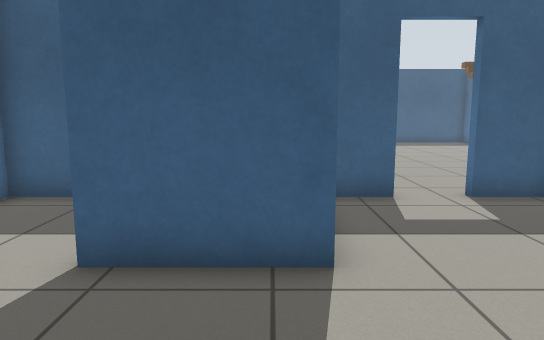
View 1 (above)

19 first-person views from a walk through a robot-simulator world made for Gazebo. The camera is 0.94 m above the floor, tilts 8° down and sees 70° across. The floor is counted in squares, 0.5 m on a side. Each view is taken from the middle of a square. On the plan, view 1 faces up. The plan holds only what a view shows up to about 19 squares ahead; the rest is blank. The place goes on beyond the plan. Gazebo's built-in surfaces are drawn with simple patterns.

View 2
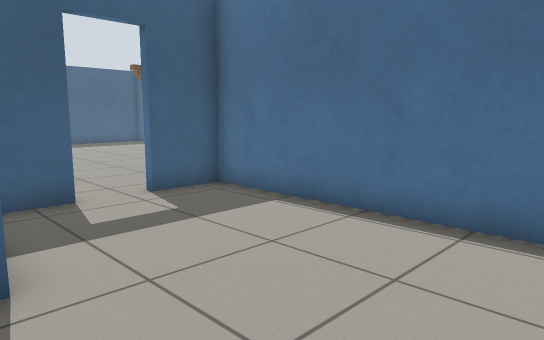

View 3
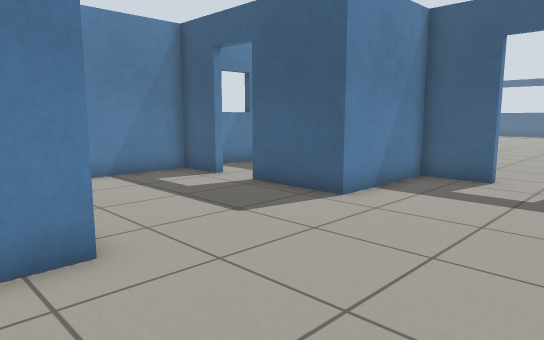

View 4
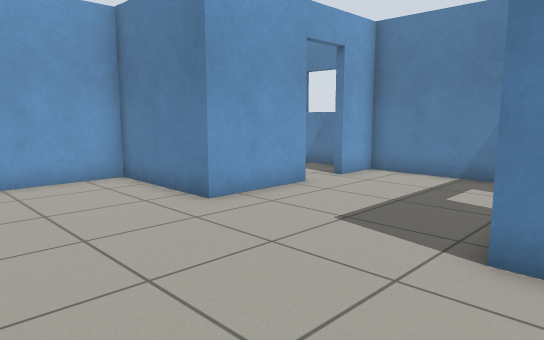

View 5
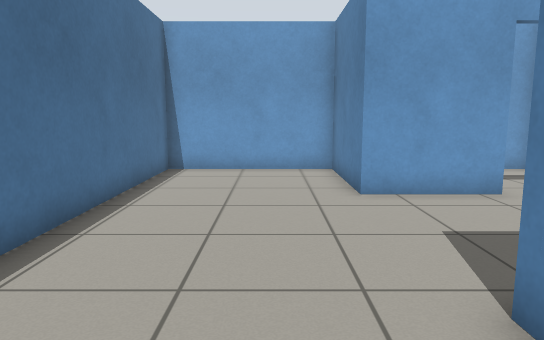

View 6
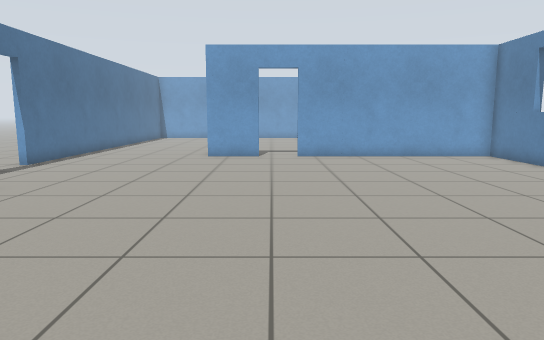

View 7
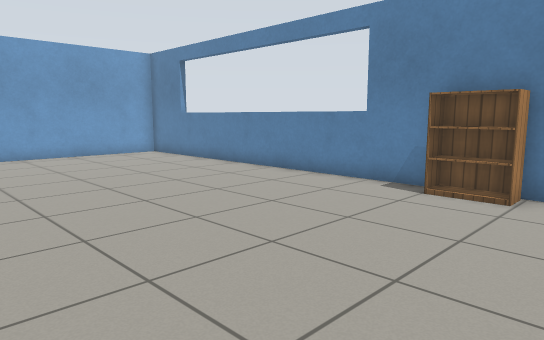

View 8
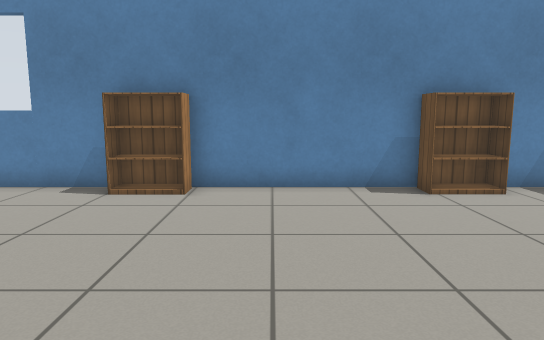

View 9
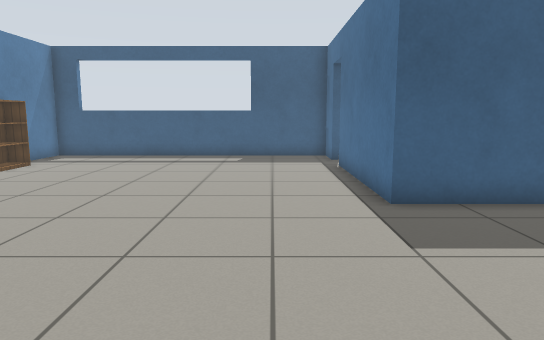

View 10
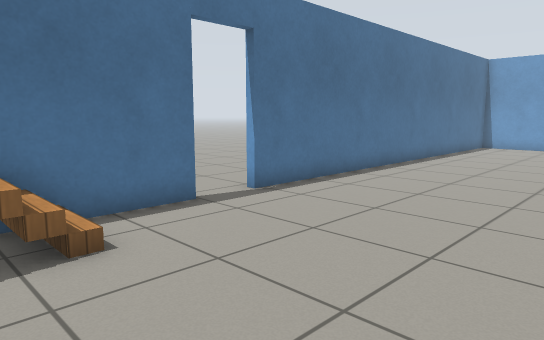

View 11
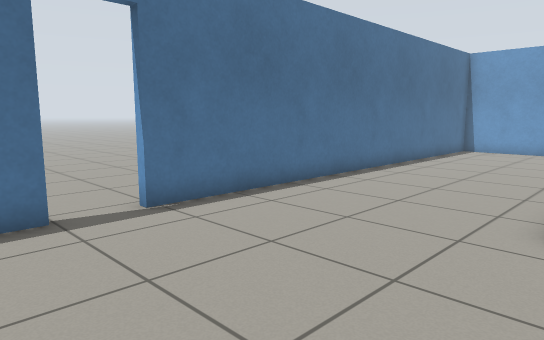

View 12
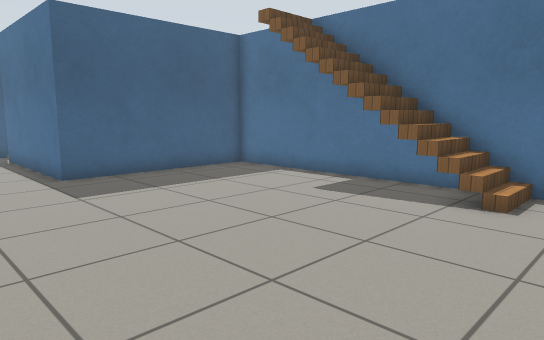

View 13
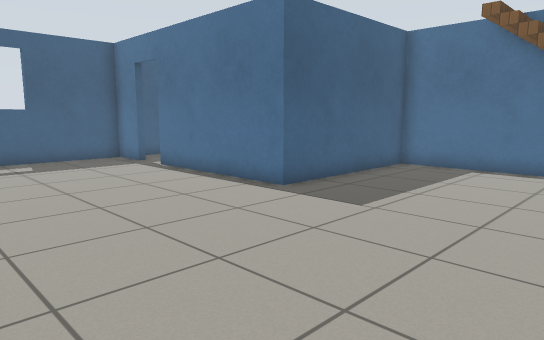

View 14
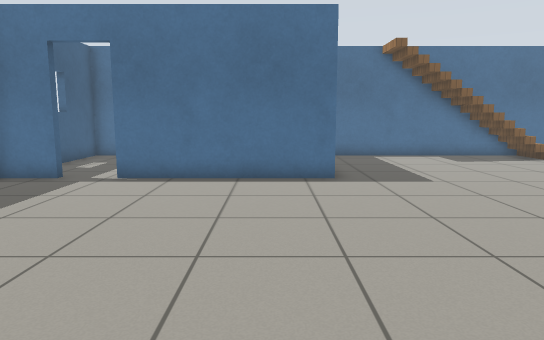

View 15
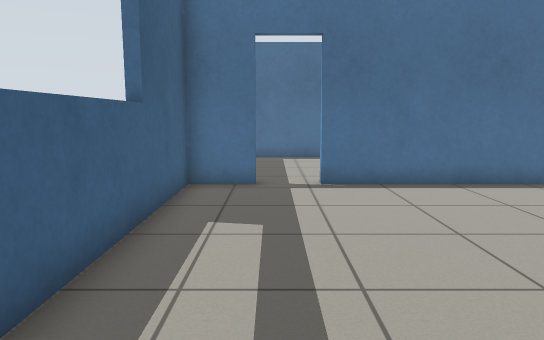

View 16
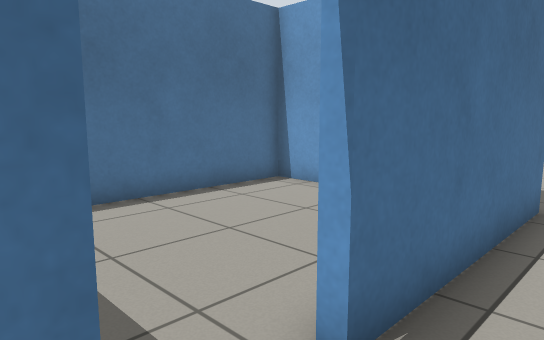

View 17
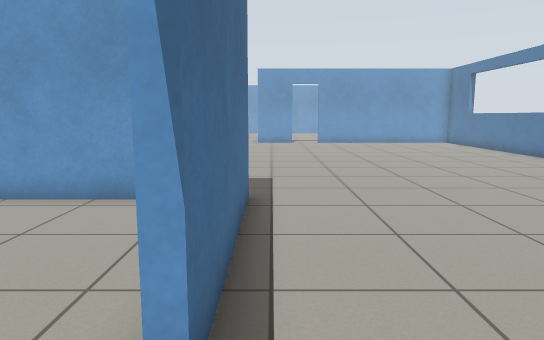

View 18
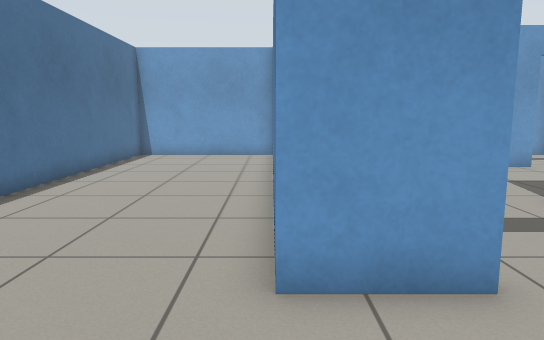

View 19
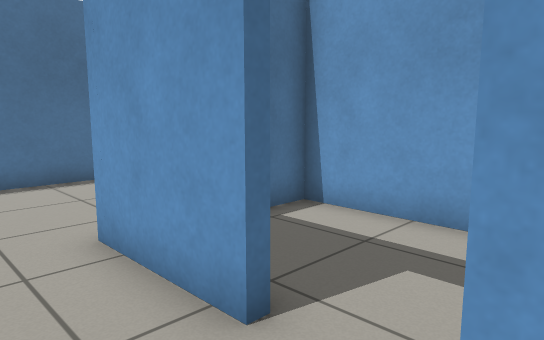

### Floor plan
Ten units are one square. View 1 is at (0, 0); x grows to the right and y downward. Boxes are objects, and circles mark ways between rooms. Rooms are numbered by the first view taken in them; rooms with no view inside come last. Other rooms are left out.
<svg viewBox="-70 -378 210 439">
<path fill="none" stroke="#000" d="M-26 12 9 12 9 56 65 56 65 -88 45 -88M-43 -46 -61 -46 -61 12 -42 12M29 -88 9 -88 9 -46 -25 -46M45 -91 70 -91M133 -140 133 -271 65 -271 65 -338M70 -86 70 -81M-61 -246 -61 -91 29 -91M70 -65 70 -59M65 -354 65 -373 -61 -373 -61 -336M-61 -326 -61 -256M70 -8 70 -1M69 56 133 56 133 -124M90 -274 133 -274 133 -373 101 -373M86 -373 71 -373M-30 56 6 56 6 45M-61 26 -61 43M-61 56 -51 56"/>
<rect x="-65" y="-255" width="20" height="20" fill="#bbb"><title>bookshelf</title></rect>
<rect x="-65" y="-335" width="20" height="20" fill="#bbb"><title>bookshelf</title></rect>
<rect x="125" y="-245" width="10" height="10" fill="#bbb"><title>stairs</title></rect>
<circle cx="35" cy="-90" r="3" fill="#2a7"/>
<circle cx="-35" cy="10" r="3" fill="#2a7"/>
<circle cx="70" cy="-345" r="3" fill="#2a7"/>
<text x="20" y="-20">1</text>
<text x="40" y="-190">2</text>
<text x="100" y="-320">3</text>
<text x="-30" y="30">4</text>
</svg>
Room 1 opens to room 2. Room 1 opens to room 4. Room 2 opens to room 3.

Where each view was taken, in squares from view 1:
view 1: 0 up, 0 right, facing up
view 2: 0 up, 0 right, facing up-right
view 3: 3 down, 6 right, facing up-left
view 4: 6 up, 6 right, facing down-left
view 5: 8 up, 3 right, facing down
view 6: 27 up, 4 right, facing down
view 7: 28 up, 4 right, facing down-left
view 8: 28 up, 4 right, facing left
view 9: 19 up, 4 right, facing up
view 10: 19 up, 6 right, facing down-right
view 11: 16 up, 6 right, facing down-right
view 12: 15 up, 3 right, facing up-right
view 13: 20 up, 1 left, facing up-right
view 14: 29 up, 5 left, facing right
view 15: 35 up, 4 left, facing right
view 16: 36 up, 5 right, facing down-right
view 17: 36 up, 6 right, facing down
view 18: 13 up, 7 right, facing down
view 19: 1 up, 5 left, facing down-right
